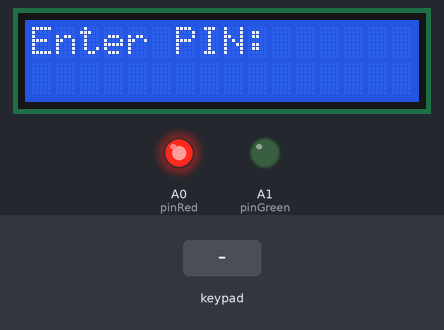
This sketch was run on a simulated Arduino Uno, built with avr-gcc and run on an emulated ATmega328P. On the bench: 16×2 character LCD, output pins drawn as LEDs (lit = HIGH). Inputs (shaded band) come from the test bench. What the sketch prints to the serial monitor is not drawn.

Above: at 1.2 s.
1.3 s: keypad keys 1 2 3 4 # pressed 0.4 s apart
At 3.3 s:
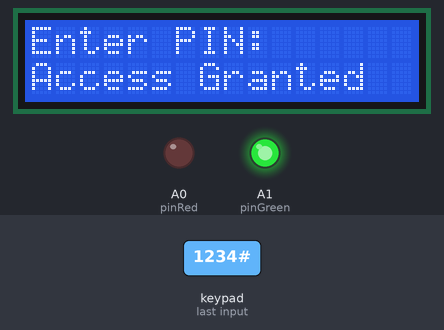
4.8 s: key '*' pressed
At 6.7 s:
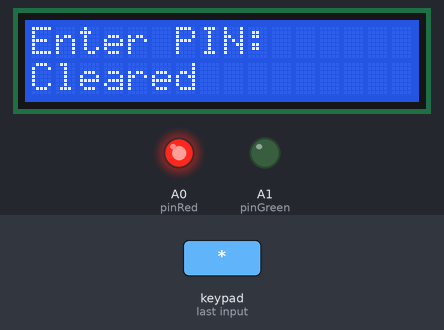
7.8 s: key '#' pressed
At 8.4 s:
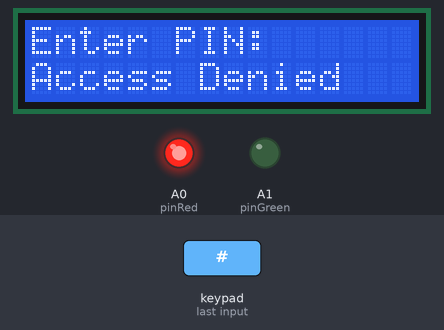
10.8 s: key '1' pressed
At 11.5 s:
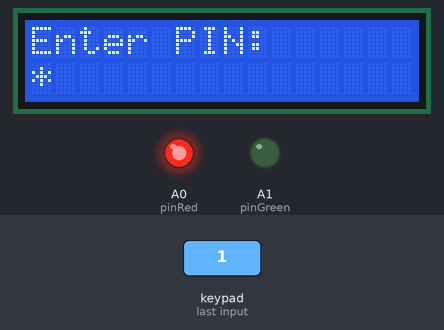
12.3 s: key '2' pressed
At 13.0 s:
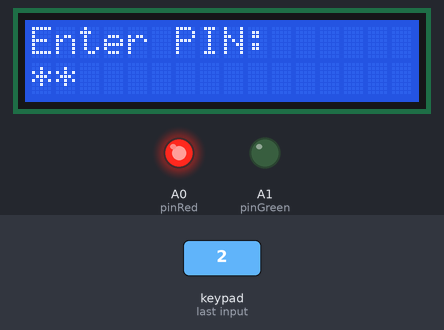
13.8 s: keypad keys 1 2 3 4 A pressed 0.4 s apart
At 15.3 s:
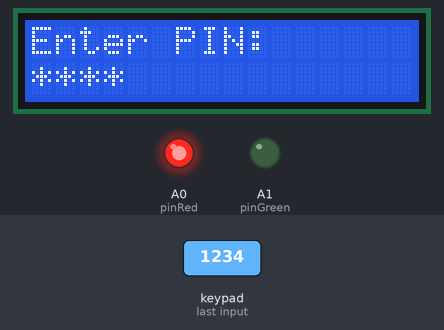
Timing chart, 0 to 16.8 s (numbered marks = the images above; inputs shaded):
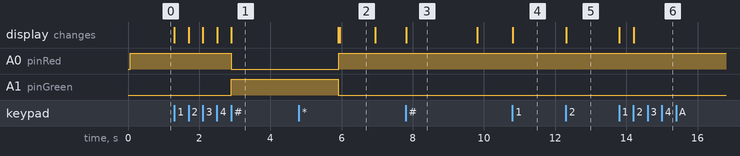

The sketch:

04_keypad_lcd_lock_system.ino
```cpp
#include "Adafruit_Keypad.h"
#include <LiquidCrystal.h>

// LCD pin configuration (adjust as needed)
constexpr int LCD_RS = 7;
constexpr int LCD_EN = 6;
constexpr int LCD_D4 = 5;
constexpr int LCD_D5 = 4;
constexpr int LCD_D6 = 3;
constexpr int LCD_D7 = 2;

LiquidCrystal lcd(LCD_RS, LCD_EN, LCD_D4, LCD_D5, LCD_D6, LCD_D7);

// Keypad configuration
constexpr byte ROWS = 4;
constexpr byte COLS = 4;

char keys[ROWS][COLS] = {
  {'1', '2', '3', 'A'},
  {'4', '5', '6', 'B'},
  {'7', '8', '9', 'C'},
  {'*', '0', '#', 'D'}
};

// Keypad pin connections (rows and columns)
byte rowPins[ROWS] = {9, 8, A4, A5};
byte colPins[COLS] = {10, 11, 12, 13};

Adafruit_Keypad keypad = Adafruit_Keypad(makeKeymap(keys), rowPins, colPins, ROWS, COLS);

// PIN code configuration
const String kCorrectPin = "1234";
String enteredPin = "";

constexpr int kMaxAttempts = 3;
int attempts = 0;
bool isLocked = false;

// Output pins (e.g., LEDs, relays)
constexpr int pinGreen = A1; // Access Granted indicator
constexpr int pinRed = A0;   // System active indicator

void setup() {
  pinMode(pinRed, OUTPUT);
  pinMode(pinGreen, OUTPUT);

  keypad.begin();
  lcd.begin(16, 2);
  lcd.print("Enter PIN:");

  Serial.begin(9600);
}

void loop() {
  keypad.tick();
  digitalWrite(pinRed, HIGH); // System indicator ON

  if (isLocked) {
    lcd.setCursor(0, 1);
    lcd.print("LOCKED         ");
    return;
  }

  while (keypad.available()) {
    keypadEvent e = keypad.read();
    char key = static_cast<char>(e.bit.KEY);

    if (e.bit.EVENT == KEY_JUST_PRESSED) {
      Serial.print(key);
      Serial.println(" pressed");

      if (key == '#') {
        checkPin();
      } else if (key == '*') {
        clearPinInput();
      } else if (isdigit(key) && enteredPin.length() < 4) {
        enteredPin += key;
        lcd.setCursor(enteredPin.length() - 1, 1);
        lcd.print('*');  // Masked input
      }
    }
  }

  delay(10);
}

// Verifies the entered PIN against the correct one
void checkPin() {
  lcd.setCursor(0, 1);
  if (enteredPin == kCorrectPin) {
    lcd.print("Access Granted ");
    Serial.println("Access Granted");

    attempts = 0;

    digitalWrite(pinRed, LOW);
    digitalWrite(pinGreen, HIGH);

    delay(3000);
    digitalWrite(pinGreen, LOW);
    resetSystem();
  } else {
    attempts++;
    lcd.print("Access Denied  ");
    Serial.println("Access Denied");

    delay(2000);
    resetSystem();

    if (attempts >= kMaxAttempts) {
      isLocked = true;
      lcd.setCursor(0, 1);
      lcd.print("LOCKED         ");
    }
  }
}

// Clears the entered PIN input and updates display
void clearPinInput() {
  enteredPin = "";
  lcd.setCursor(0, 1);
  lcd.print("Cleared        ");
  delay(1000);
  lcd.setCursor(0, 1);
  lcd.print("                ");
}

// Resets the system to accept new PIN
void resetSystem() {
  enteredPin = "";

  lcd.clear();
  lcd.print("Enter PIN:");
}
```

Measured:
- after the input at 1.3 s, A0 (pinRed): HIGH → LOW after 1.6 s; A1 (pinGreen): LOW → HIGH after 1.6 s; the display: first changes at once (image 1 shows a later state)
- after the input at 4.8 s, the display: first differs from a run without the input after 1.1 s (image 2)
- after the input at 7.8 s, the display: changes at once (image 3)
- after the input at 10.8 s, the display: changes at once (image 4)
- after the input at 12.3 s, the display: changes at once (image 5)
- after the input at 13.8 s, the display: first changes at once (image 6 shows a later state)
- what the display in image 2 shows lasts 1.0 s, from 5.9 s to 6.9 s
